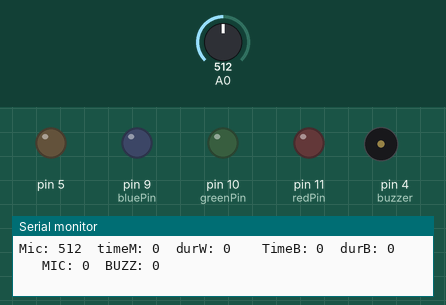
The sketch below on a simulated Arduino Uno, built with avr-gcc and run on an emulated ATmega328P. On the bench: output pins drawn as LEDs (lit = HIGH), buzzer (waves = sounding), the last lines printed to the serial monitor. The inputs (shaded band) are chosen by the test bench; at power-on: A0 = 512. Pins used as bus, display or sensor lines are not drawn.

Above: at 1.2 s.
1.3 s: A0 set to 584
4.3 s: A0 set to 619
At 5.23 s:
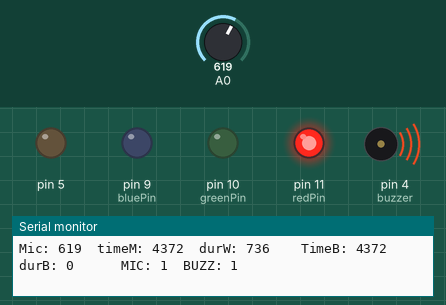
At 6.1 s:
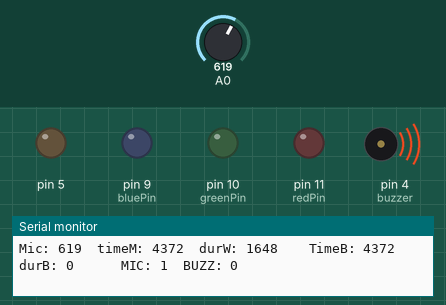
Timing chart, 0 to 13.3 s (numbered marks = the images above; inputs shaded):
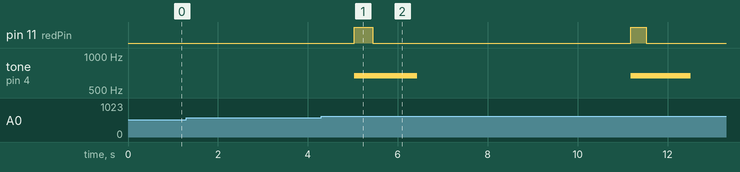

The sketch:

module01.ino
```cpp
///---|Gen-Synth
int trig = 600;

long timeM;
int wait = 6000;
int durationW = 0;

int buzzer = 4;
long timeB;
int buzz = 1000;
int durationB = 0;

int mic;
boolean micOff = false;
boolean buzzOn = false;

int redPin = 11;
int greenPin = 10;
int bluePin = 9;

void setup(){
  Serial.begin(9600);
  pinMode(5,OUTPUT);
}

void loop(){

  mic = analogRead(0);

  if( mic > trig && micOff == false){
    ///-WAIT "Stop hearing"
    micOff = true;
    timeM = millis();
    ///-BUZZ
    buzzOn = true;
    timeB = millis();
  }

  ///-MIC
  if(micOff == true){
    if (millis() - timeM >= wait){
      micOff = false;
    }
    else {
      durationW = millis() - timeM;
    }
  }

  ///-BUZZER
  if(buzzOn == true && micOff == true && durationW > buzz/1.6666){
    digitalWrite(buzzer,HIGH);
    ///-speaker
    tone(buzzer,222,buzz);
    tone(buzzer,444,buzz);
    tone(buzzer,666,buzz);
    ///-LEDs
    analogWrite(redPin,255);
    analogWrite(greenPin,0);
    analogWrite(bluePin,0);
    if (millis() - timeB >= buzz){
      buzzOn = false;
    }
    if(buzzOn == false){
      digitalWrite(buzzer, LOW);
      digitalWrite(redPin,0);
      digitalWrite(greenPin,0);
      digitalWrite(bluePin,0);
      //    noTone(); |function out of bounds
    }
  }

  ///-PRINT MIC
  Serial.print("Mic: ");
  Serial.print(mic);
  Serial.print("  timeM: ");
  Serial.print(timeM);
  Serial.print("  durW: ");
  Serial.print(durationW);

  ///-prnt BUZZ
  Serial.print("    TimeB: ");
  Serial.print(timeB);
  Serial.print("  durB: ");
  Serial.print(durationB);

  Serial.print("      MIC: ");
  Serial.print(micOff);
  Serial.print("  BUZZ: ");
  Serial.println(buzzOn);

  delay(10);

}
```

Measured:
- the behaviour switches between 600 and 601 on A0 (found by bisection; images 0 and 1)
- after the input at 4.3 s, pin 11 (redPin): alternates HIGH for 0.37 s and LOW for 5.7 s, starting after 0.73 s; tone on pin 4 (buzzer): alternates 666 Hz for 1.4 s and silent for 4.7 s, starting after 0.73 s
